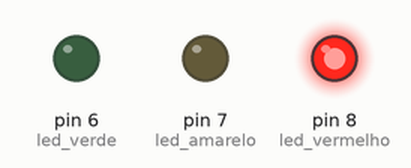
Simulated run of this sketch. Board: Arduino Uno, built with avr-gcc and run on an emulated ATmega328P. Parts: output pins drawn as LEDs (lit = HIGH).

Above: at 1.0 s.
At 3.0 s:
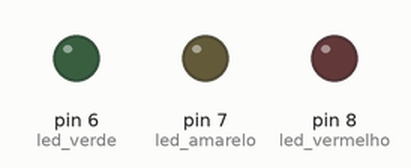
At 4.5 s:
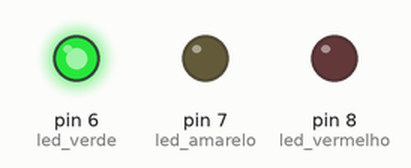
At 6.2 s:
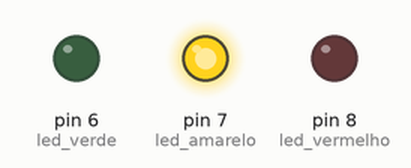
Timing chart, 0 to 9.1 s (numbered marks = the images above):
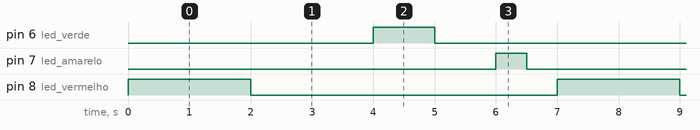

Measured:
- by itself, pin 6 (led_verde): alternates HIGH for 1.0 s and LOW for 6.0 s
- by itself, pin 7 (led_amarelo): alternates HIGH for 0.50 s and LOW for 6.5 s
- by itself, pin 8 (led_vermelho): alternates HIGH for 2.0 s and LOW for 5.0 s

The sketch:

codigo_pista.ino
```cpp
//
int led_vermelho = 8;
int led_amarelo = 7;
int led_verde = 6;


void setup()
{

  pinMode(led_vermelho,OUTPUT);
  pinMode(led_amarelo,OUTPUT);
  pinMode(led_verde,OUTPUT);
}

void loop()

{
  digitalWrite(led_vermelho,HIGH);
  delay(2000);
  digitalWrite(led_vermelho,LOW);
  delay(2000);


  digitalWrite(led_verde,HIGH);
  delay(1000);
  digitalWrite(led_verde,LOW);
  digitalWrite(led_verde,0);
  delay(1000);


  digitalWrite(led_amarelo,HIGH);
  delay(500);
  digitalWrite(led_amarelo,LOW);
  digitalWrite(led_amarelo,0);
  delay(500);


}
```
